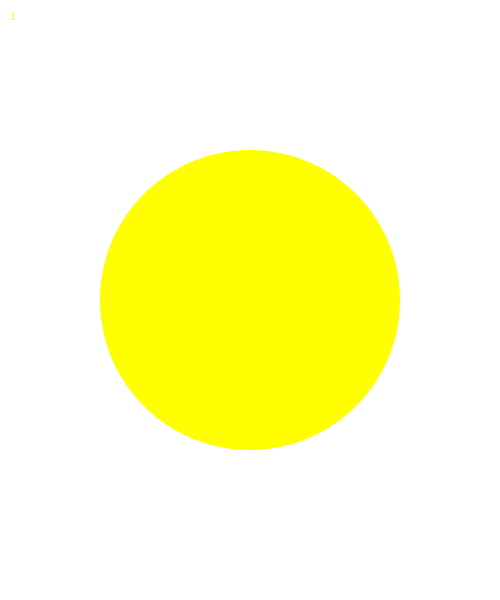
Frame 1 (no input)
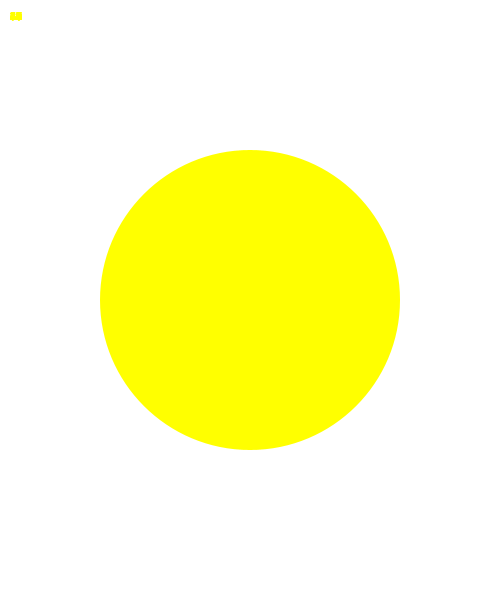
Frame 60 (the mouse pressed at the canvas centre just before this capture)
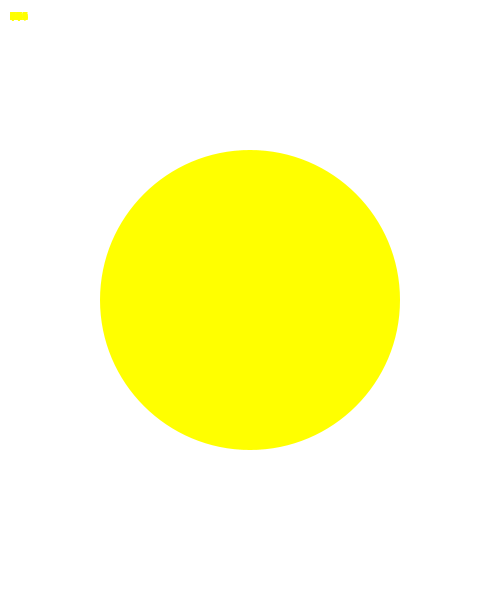
Frame 120 (the mouse held since frame 60 and released just before this capture)

The Processing sketch that drew these frames (run headless with seeded random() and noise(); from frame 60 on, the mouse is pressed at the canvas centre):

// Processing sketch: week3_02_setup_draw
// ── week3_02_setup_draw.pde
// run once
void setup() {
  size(500, 600);
  background(255);
  noStroke();
  println(frameRate);
  
  fill(255,255,0);
  ellipse(500/2, 600/2, 300, 300);
}


// repeat
void draw() {
  println(frameCount);
  text(frameCount, 10, 20);
}
